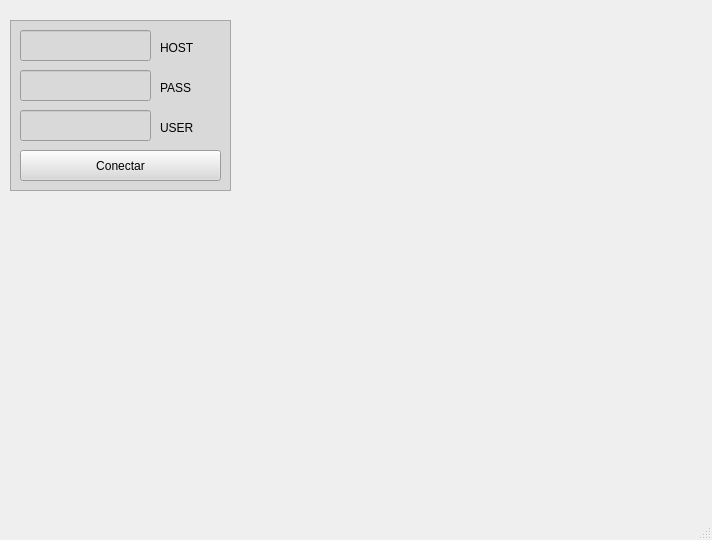
<?xml version="1.0" encoding="UTF-8"?>
<ui version="4.0">
 <class>mainWindow</class>
 <widget class="QMainWindow" name="mainWindow">
  <property name="geometry">
   <rect>
    <x>0</x>
    <y>0</y>
    <width>712</width>
    <height>540</height>
   </rect>
  </property>
  <property name="windowTitle">
   <string>ScPrime Monitor</string>
  </property>
  <widget class="QWidget" name="centralwidget">
   <widget class="QFrame" name="frame">
    <property name="geometry">
     <rect>
      <x>10</x>
      <y>20</y>
      <width>221</width>
      <height>171</height>
     </rect>
    </property>
    <property name="styleSheet">
     <string notr="true">background-color: rgb(217, 217, 217);
</string>
    </property>
    <property name="frameShape">
     <enum>QFrame::StyledPanel</enum>
    </property>
    <property name="frameShadow">
     <enum>QFrame::Raised</enum>
    </property>
    <widget class="QLineEdit" name="lineHost">
     <property name="geometry">
      <rect>
       <x>10</x>
       <y>10</y>
       <width>131</width>
       <height>31</height>
      </rect>
     </property>
    </widget>
    <widget class="QLineEdit" name="lineUser">
     <property name="geometry">
      <rect>
       <x>10</x>
       <y>50</y>
       <width>131</width>
       <height>31</height>
      </rect>
     </property>
    </widget>
    <widget class="QLineEdit" name="linePasswd">
     <property name="geometry">
      <rect>
       <x>10</x>
       <y>90</y>
       <width>131</width>
       <height>31</height>
      </rect>
     </property>
    </widget>
    <widget class="QPushButton" name="buttonConnect">
     <property name="geometry">
      <rect>
       <x>10</x>
       <y>130</y>
       <width>201</width>
       <height>31</height>
      </rect>
     </property>
     <property name="styleSheet">
      <string notr="true">font: 12pt &quot;Segoe UI&quot;;</string>
     </property>
     <property name="text">
      <string>Conectar</string>
     </property>
    </widget>
    <widget class="QLabel" name="label">
     <property name="geometry">
      <rect>
       <x>150</x>
       <y>20</y>
       <width>49</width>
       <height>16</height>
      </rect>
     </property>
     <property name="text">
      <string>HOST</string>
     </property>
    </widget>
    <widget class="QLabel" name="label_2">
     <property name="geometry">
      <rect>
       <x>150</x>
       <y>60</y>
       <width>49</width>
       <height>16</height>
      </rect>
     </property>
     <property name="text">
      <string>PASS</string>
     </property>
    </widget>
    <widget class="QLabel" name="label_3">
     <property name="geometry">
      <rect>
       <x>150</x>
       <y>100</y>
       <width>49</width>
       <height>16</height>
      </rect>
     </property>
     <property name="text">
      <string>USER</string>
     </property>
    </widget>
   </widget>
   <widget class="QLabel" name="logotipo">
    <property name="geometry">
     <rect>
      <x>250</x>
      <y>20</y>
      <width>451</width>
      <height>171</height>
     </rect>
    </property>
    <property name="text">
     <string/>
    </property>
    <property name="pixmap">
     <pixmap>recursos/logo.JPG</pixmap>
    </property>
    <property name="scaledContents">
     <bool>true</bool>
    </property>
   </widget>
  </widget>
  <widget class="QMenuBar" name="menubar">
   <property name="geometry">
    <rect>
     <x>0</x>
     <y>0</y>
     <width>712</width>
     <height>22</height>
    </rect>
   </property>
  </widget>
  <widget class="QStatusBar" name="statusbar"/>
 </widget>
 <resources>
  <include location="recursos/archivoDeRecursos.qrc"/>
 </resources>
 <connections/>
</ui>
